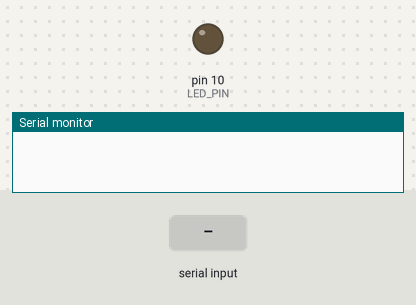
The sketch below on a simulated Arduino Uno, built with avr-gcc and run on an emulated ATmega328P. On the bench: output pins drawn as LEDs (lit = HIGH), the last lines printed to the serial monitor. The test bench sets the inputs (shaded band).

Above: at 1.2 s.
1.3 s: "1" received over the second serial link
At 2.2 s:
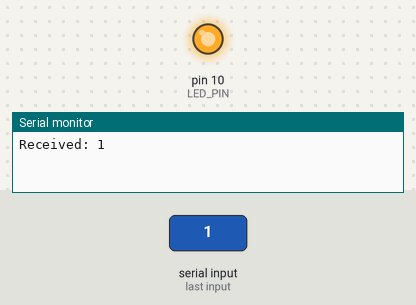
2.8 s: "0" received over the second serial link
At 3.4 s:
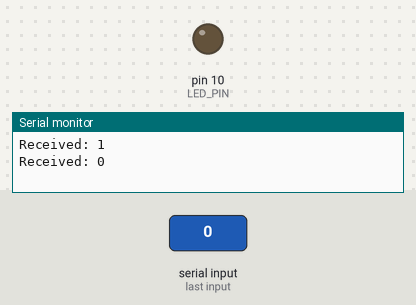
Timing chart, 0 to 5.8 s (numbered marks = the images above; inputs shaded):
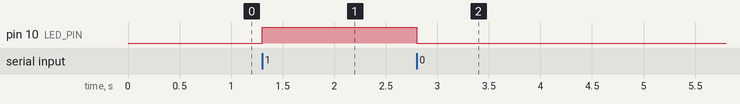

The sketch:

BM.ino
```cpp
#include <SoftwareSerial.h>

#define LED_PIN 10  // Define the pin connected to the LED
SoftwareSerial bluetoothSerial(0, 1);  // RX, TX pins for HC-05 Bluetooth module

void setup() {
  pinMode(LED_PIN, OUTPUT);  // Set the LED pin as output
  digitalWrite(LED_PIN, LOW); // Turn off the LED initially

  Serial.begin(9600);  // Start serial communication for debugging
  bluetoothSerial.begin(9600);  // Start Bluetooth serial communication
}

void loop() {
  if (bluetoothSerial.available()) {
    char receivedChar = bluetoothSerial.read(); // Read the incoming byte from Bluetooth
    Serial.print("Received: ");
    Serial.println(receivedChar); // Print the received character for debugging

    if (receivedChar == '1')
    {
      digitalWrite(LED_PIN, HIGH); // Turn on the LED if '1' is received
    }
    else if (receivedChar == '0')
    {
      digitalWrite(LED_PIN, LOW); // Turn off the LED if '0' is received
    }
  }
}

//We're using SoftwareSerial to communicate with the HC-05 Bluetooth module since it allows us to use digital pins as serial pins.
```

Measured:
- after the input at 1.3 s, pin 10 (LED_PIN): LOW → HIGH at once
- after the input at 2.8 s, pin 10 (LED_PIN): HIGH → LOW at once
